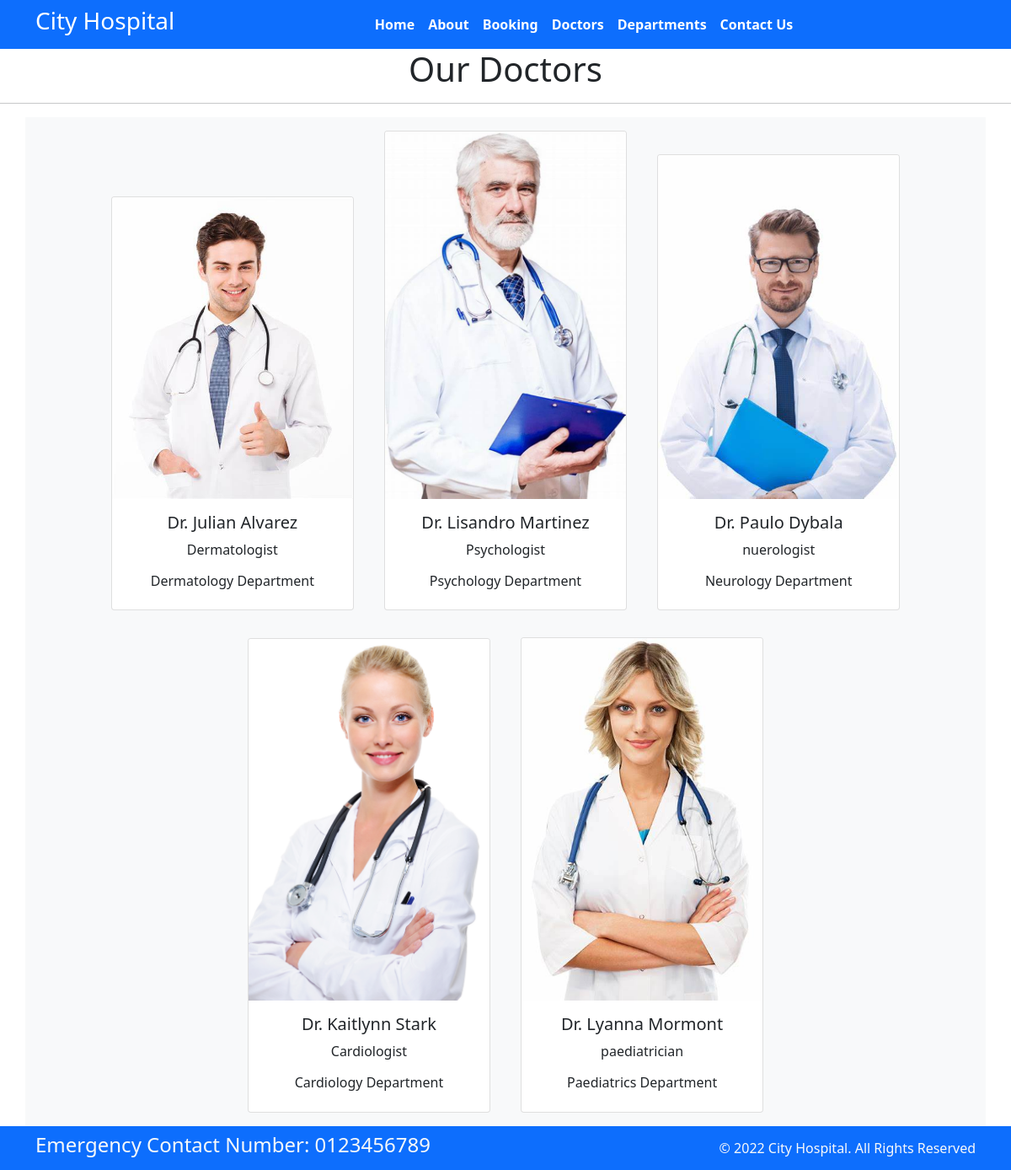
Page /doctors on the committed database.
### home/models.py (models this page shows, shortened)
class Doctors(models.Model):
    doc_name = models.CharField(max_length=255)
    doc_spec = models.CharField(max_length=255)
    dep_name = models.ForeignKey(Departments, on_delete=models.CASCADE)
    doc_image = models.ImageField(upload_to='doctors')

class Departments(models.Model):
    dep_name = models.CharField(max_length=100)
    dep_description = models.TextField()
    def __str__(self):
        return self.dep_name

### home/views.py (the view)
# urls.py: path('doctors', views.doctors, name='doctors'),
def doctors(request):
    dict_docs = {
        'doctors':Doctors.objects.all()
    }
    return render(request, 'doctors.html',dict_docs)

### templates/doctors.html (shortened to what this page needs)
{% extends 'base.html' %}
{% block content%}
<h1 class="text-center">Our Doctors</h1>
<hr>
<div class="container text-center bg-light">
{% for d in doctors %}
<div class="card text-center mx-3 my-3" style="width: 18rem; display:inline-block">
    <img src="{{d.doc_image.url}}" class="card-img-top" alt="...">
    <div class="card-body">
      <h5 class="card-title">Dr. {{d.doc_name}}</h5>
      <p class="card-text">{{d.doc_spec}}</p>
      <h6>{{d.dep_name}} Department</h6>
    </div>
  </div>
{% endfor %}
</div>
{% endblock %}

### templates/base.html (shortened to what this page needs)
{% load static %}
<!DOCTYPE html>
<html>
  <head>
    <link rel="stylesheet"
      href=" https://cdn.jsdelivr.net/npm/bootstrap@5.1.3/dist/css/bootstrap.min.css ">
    <link rel="stylesheet"
      href="https://use.fontawesome.com/releases/v5.2.0/css/all.css">
      <link rel="stylesheet"
      href="{% static '/css/style.css'%}">
  </head>
  <body>
    <nav class="navbar bg-primary navbar-expand-md ">
      <div class="container">
        <div class="col-2 text-left pl-md-0">
          <h3 class="text-white"> City Hospital </h3>
        </div>
        <div
          class="collapse navbar-collapse justify-content-center col-md-8 navbar-collapse-3">
          <ul class="navbar-nav justify-content-center  fw-bold">
            <li class="nav-item active">
              <a class="nav-link text-white" href="{% url 'home' %}">Home </a>
            </li>
            <li class="nav-item">
              <a class="nav-link text-white" href="{% url 'about' %}">About</a>
            </li>
            <li class="nav-item">
              <a class="nav-link text-white" href="{% url 'booking' %}">Booking</a>
            </li>
            <li class="nav-item">
              <a class="nav-link text-white" href="{% url 'doctors' %}">Doctors</a>
            </li>
			 <li class="nav-item">
              <a class="nav-link text-white" href="{% url 'department' %}">Departments</a>
            </li>
            <li class="nav-item">
              <a class="nav-link text-white" href="{% url 'contact' %}">Contact Us</a>
            </li>
          </ul>
        </div>
      </div>
    </nav>
    {% block content%}{% endblock %}
    <section class="">
      <footer class="pt-2 pb-2  bg-primary text-light">
        <div class="container">
          <div class="row align-items-center">
            <div class="col-12 col-md-8">
              <h4>Emergency Contact Number: 0123456789</h4>
            </div>
            <div class="col-12 col-md-4 mt-4 mt-md-0 text-center text-md-end">
              © 2022 City Hospital. All Rights Reserved
            </div>
          </div>
        </div>
      </footer>
    </section>
  </body>
</html>

### rows in the picture
Doctors: doc_image (picture), doc_name "Julian Alvarez", doc_spec "Dermatologist", dep_name "Dermatology"
Doctors: doc_image (picture), doc_name "Lisandro Martinez", doc_spec "Psychologist", dep_name "Psychology"
Doctors: doc_image (picture), doc_name "Paulo Dybala", doc_spec "nuerologist", dep_name "Neurology"
Doctors: doc_image (picture), doc_name "Kaitlynn Stark", doc_spec "Cardiologist", dep_name "Cardiology"
Doctors: doc_image (picture), doc_name "Lyanna Mormont", doc_spec "paediatrician", dep_name "Paediatrics"
